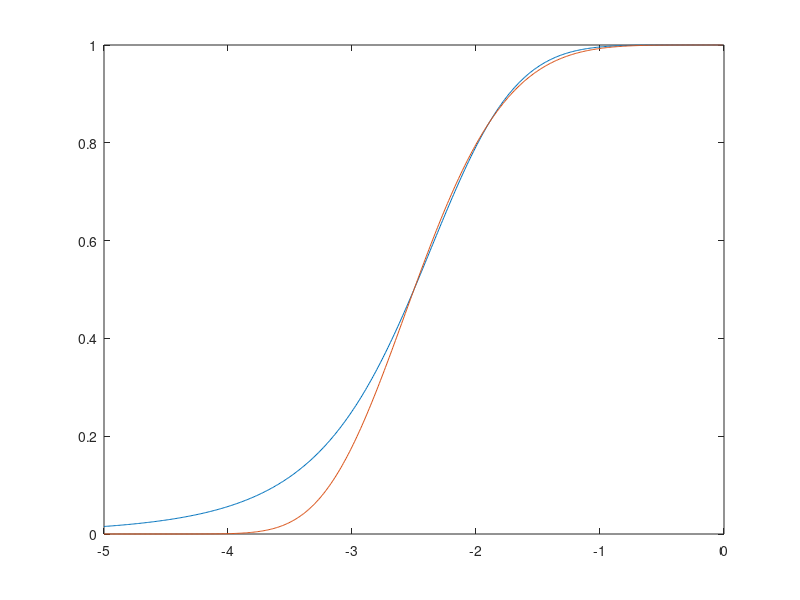

Write the MATLAB code that produced this figure.
clear
close all

p = -0.01:-0.01:-5;

p50 = -2.5;

f1 = @(x,a) 1./(1+(x/p50).^a);
f2 = @(x,a) 2.^-((x/p50).^a);

plot(p,f1(p,6))
hold on
plot(p,f2(p,5))